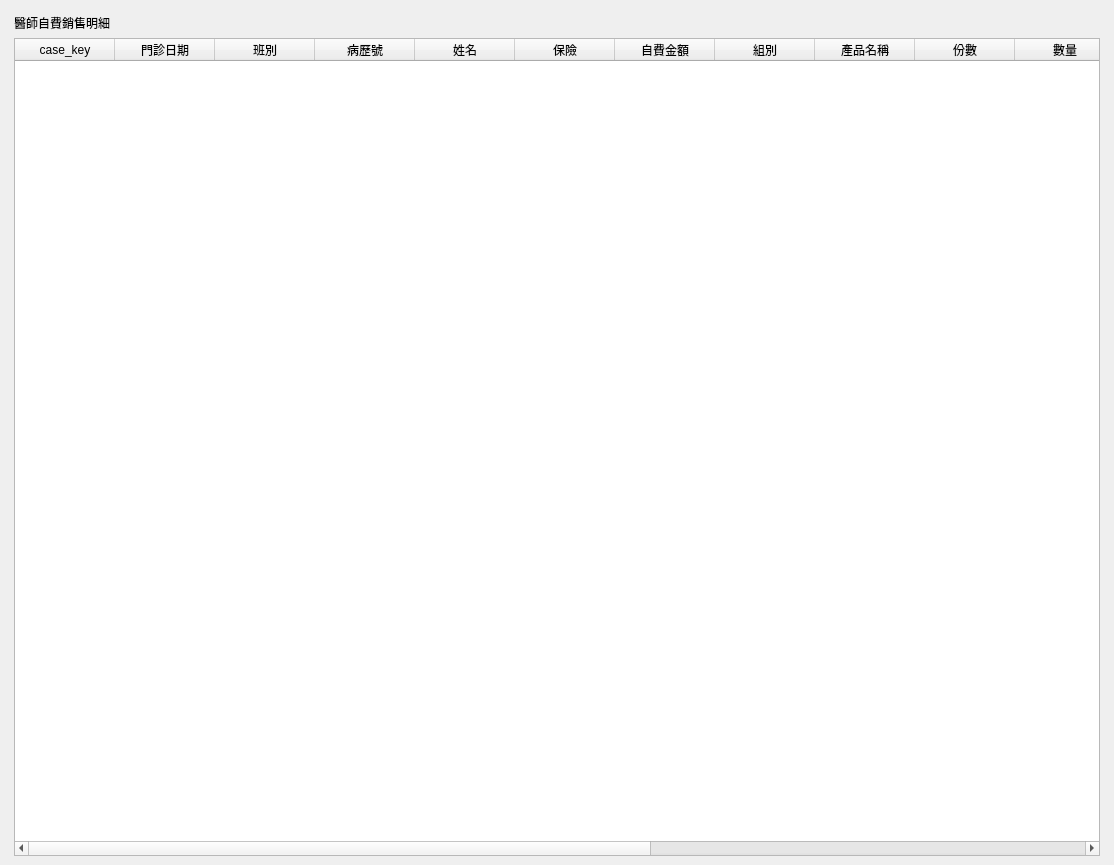
<?xml version="1.0" encoding="UTF-8"?>
<ui version="4.0">
 <class>WindowStatisticsDoctorSale</class>
 <widget class="QMainWindow" name="WindowStatisticsDoctorSale">
  <property name="geometry">
   <rect>
    <x>0</x>
    <y>0</y>
    <width>1114</width>
    <height>865</height>
   </rect>
  </property>
  <property name="windowTitle">
   <string>醫師收入統計</string>
  </property>
  <widget class="QWidget" name="centralwidget">
   <layout class="QHBoxLayout" name="horizontalLayout">
    <item>
     <layout class="QVBoxLayout" name="verticalLayout">
      <property name="leftMargin">
       <number>5</number>
      </property>
      <property name="topMargin">
       <number>5</number>
      </property>
      <property name="rightMargin">
       <number>5</number>
      </property>
      <item>
       <widget class="QLabel" name="label_2">
        <property name="text">
         <string>醫師自費銷售明細</string>
        </property>
       </widget>
      </item>
      <item>
       <widget class="QTableWidget" name="tableWidget_self_prescript">
        <property name="editTriggers">
         <set>QAbstractItemView::NoEditTriggers</set>
        </property>
        <property name="alternatingRowColors">
         <bool>true</bool>
        </property>
        <property name="selectionMode">
         <enum>QAbstractItemView::SingleSelection</enum>
        </property>
        <property name="selectionBehavior">
         <enum>QAbstractItemView::SelectRows</enum>
        </property>
        <column>
         <property name="text">
          <string>case_key</string>
         </property>
        </column>
        <column>
         <property name="text">
          <string>門診日期</string>
         </property>
        </column>
        <column>
         <property name="text">
          <string>班別</string>
         </property>
        </column>
        <column>
         <property name="text">
          <string>病歷號</string>
         </property>
        </column>
        <column>
         <property name="text">
          <string>姓名</string>
         </property>
        </column>
        <column>
         <property name="text">
          <string>保險</string>
         </property>
        </column>
        <column>
         <property name="text">
          <string>自費金額</string>
         </property>
        </column>
        <column>
         <property name="text">
          <string>組別</string>
         </property>
        </column>
        <column>
         <property name="text">
          <string>產品名稱</string>
         </property>
        </column>
        <column>
         <property name="text">
          <string>份數</string>
         </property>
        </column>
        <column>
         <property name="text">
          <string>數量</string>
         </property>
        </column>
        <column>
         <property name="text">
          <string>單位</string>
         </property>
        </column>
        <column>
         <property name="text">
          <string>單價</string>
         </property>
        </column>
        <column>
         <property name="text">
          <string>合計金額</string>
         </property>
        </column>
        <column>
         <property name="text">
          <string>銷售醫師</string>
         </property>
        </column>
        <column>
         <property name="text">
          <string>批價人員</string>
         </property>
        </column>
        <column>
         <property name="text">
          <string>備註</string>
         </property>
        </column>
       </widget>
      </item>
     </layout>
    </item>
   </layout>
  </widget>
  <widget class="QMenuBar" name="menubar">
   <property name="geometry">
    <rect>
     <x>0</x>
     <y>0</y>
     <width>1114</width>
     <height>25</height>
    </rect>
   </property>
  </widget>
  <action name="action_export_excel">
   <property name="icon">
    <iconset>
     <normaloff>../icons/document-export.svg</normaloff>../icons/document-export.svg</iconset>
   </property>
   <property name="text">
    <string>匯出Excel</string>
   </property>
  </action>
 </widget>
 <resources/>
 <connections/>
</ui>
